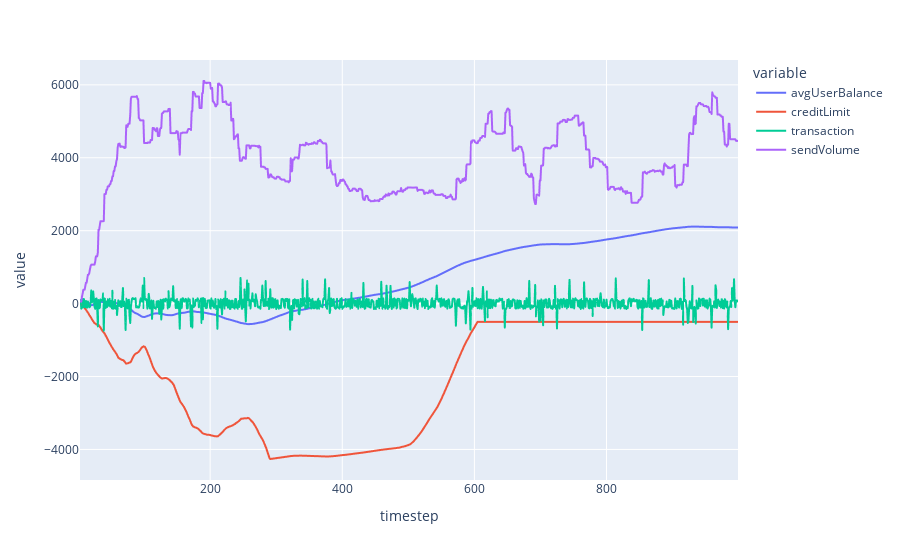

The cell this chart's notebook holds for it:
### Code cell
pd.options.plotting.backend = "plotly"

# plot something else by querying the dataframe
fig_df = df.query('run == 4')
# fig_df = df

fig_df.plot(
    kind='line',
    x='timestep',
    y=['avgUserBalance', 'creditLimit', 'transaction', 'sendVolume']
)

### Figure 1 — Plotly figure (JSON) as saved in the notebook; plotly's stock layout.template omitted (floating-point values rounded to 4 significant figures; data arrays with more than 128 entries replaced by an {"elided": "..."} marker saying what was removed)
{"data": [{"hovertemplate": "variable=avgUserBalance<br>timestep=%{x}<br>value=%{y}<extra></extra>", "legendgroup": "avgUserBalance", "line": {"color": "#636efa", "dash": "solid"}, "mode": "lines", "name": "avgUserBalance", "showlegend": true, "type": "scattergl", "x": {"elided": "997 int values"}, "xaxis": "x", "y": {"elided": "997 float values"}, "yaxis": "y"}, {"hovertemplate": "variable=creditLimit<br>timestep=%{x}<br>value=%{y}<extra></extra>", "legendgroup": "creditLimit", "line": {"color": "#EF553B", "dash": "solid"}, "mode": "lines", "name": "creditLimit", "showlegend": true, "type": "scattergl", "x": {"elided": "997 int values"}, "xaxis": "x", "y": {"elided": "997 int values"}, "yaxis": "y"}, {"hovertemplate": "variable=transaction<br>timestep=%{x}<br>value=%{y}<extra></extra>", "legendgroup": "transaction", "line": {"color": "#00cc96", "dash": "solid"}, "mode": "lines", "name": "transaction", "showlegend": true, "type": "scattergl", "x": {"elided": "997 int values"}, "xaxis": "x", "y": {"elided": "997 int values"}, "yaxis": "y"}, {"hovertemplate": "variable=sendVolume<br>timestep=%{x}<br>value=%{y}<extra></extra>", "legendgroup": "sendVolume", "line": {"color": "#ab63fa", "dash": "solid"}, "mode": "lines", "name": "sendVolume", "showlegend": true, "type": "scattergl", "x": {"elided": "997 int values"}, "xaxis": "x", "y": {"elided": "997 int values"}, "yaxis": "y"}], "layout": {"legend": {"title": {"text": "variable"}, "tracegroupgap": 0}, "margin": {"t": 60}, "xaxis": {"anchor": "y", "domain": [0, 1], "title": {"text": "timestep"}}, "yaxis": {"anchor": "x", "domain": [0, 1], "title": {"text": "value"}}}}
